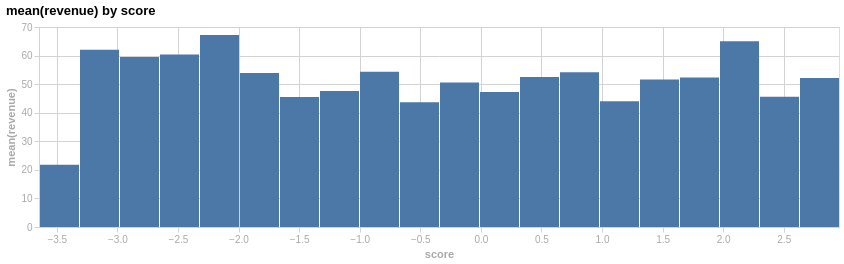

Write notebook code for a chart like this one.
### Code cell
# Numeric X / Y — equal-width bins
df_num = pandas.DataFrame({
    "score": random.normal(0, 1, 500),
    "revenue": random.uniform(1, 100, 500),
})
eda.plot_aggy(df_num, "score", "revenue", agg="mean", num_bins=20)

### Figure 1 — Vega-Lite specification as saved in the notebook (floating-point values rounded to 4 significant figures)
{"config": {"axis": {"grid": true, "gridColor": "#d3d3d3", "tickColor": "#d3d3d3", "domainColor": "#d3d3d3", "labelColor": "#a9a9a9", "titleColor": "#a9a9a9"}, "legend": {"orient": "top", "titleAnchor": "start", "columns": 0, "titleColor": "#a9a9a9", "labelColor": "#a9a9a9"}, "title": {"align": "left", "anchor": "start"}}, "data": {"name": "data-2f8232bba302b7f8efc5c72c414b04f7"}, "mark": {"type": "bar"}, "encoding": {"tooltip": [{"field": "score_lb", "type": "quantitative"}, {"field": "score_ub", "type": "quantitative"}, {"field": "agg_value", "type": "quantitative"}], "x": {"axis": {"title": "score"}, "bin": "binned", "field": "score_lb", "type": "quantitative"}, "x2": {"field": "score_ub"}, "y": {"field": "agg_value", "title": "mean(revenue)", "type": "quantitative"}}, "height": 200, "params": [{"name": "param_1e9efca18e7a2868", "select": {"type": "interval", "encodings": ["x", "y"]}, "bind": "scales"}], "title": "mean(revenue) by score", "width": 800, "$schema": "https://vega.github.io/schema/vega-lite/v6.4.1.json", "datasets": {"data-2f8232bba302b7f8efc5c72c414b04f7": [{"score_lb": -3.647, "score_ub": -3.317, "agg_value": 21.75}, {"score_lb": -3.317, "score_ub": -2.987, "agg_value": 62.05}, {"score_lb": -2.987, "score_ub": -2.657, "agg_value": 59.47}, {"score_lb": -2.657, "score_ub": -2.326, "agg_value": 60.41}, {"score_lb": -2.326, "score_ub": -1.996, "agg_value": 67.22}, {"score_lb": -1.996, "score_ub": -1.666, "agg_value": 53.9}, {"score_lb": -1.666, "score_ub": -1.336, "agg_value": 45.46}, {"score_lb": -1.336, "score_ub": -1.006, "agg_value": 47.59}, {"score_lb": -1.006, "score_ub": -0.6756, "agg_value": 54.35}, {"score_lb": -0.6756, "score_ub": -0.3454, "agg_value": 43.67}, {"score_lb": -0.3454, "score_ub": -0.01529, "agg_value": 50.59}, {"score_lb": -0.01529, "score_ub": 0.3149, "agg_value": 47.21}, {"score_lb": 0.3149, "score_ub": 0.645, "agg_value": 52.52}, {"score_lb": 0.645, "score_ub": 0.9752, "agg_value": 54.16}, {"score_lb": 0.9752, "score_ub": 1.305, "agg_value": 43.98}, {"score_lb": 1.305, "score_ub": 1.636, "agg_value": 51.63}, {"score_lb": 1.636, "score_ub": 1.966, "agg_value": 52.33}, {"score_lb": 1.966, "score_ub": 2.296, "agg_value": 65.04}, {"score_lb": 2.296, "score_ub": 2.626, "agg_value": 45.6}, {"score_lb": 2.626, "score_ub": 2.956, "agg_value": 52.16}]}}
